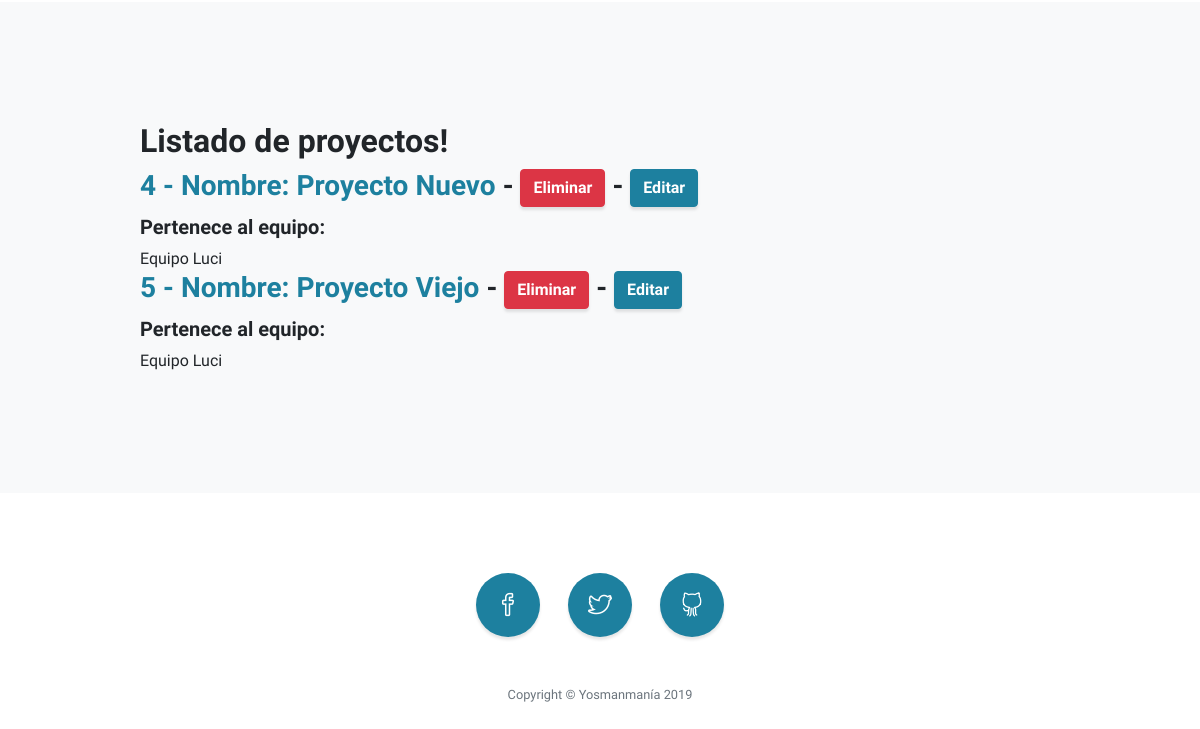
The page /app/project_list/ (lower part) on the database as committed earlier.
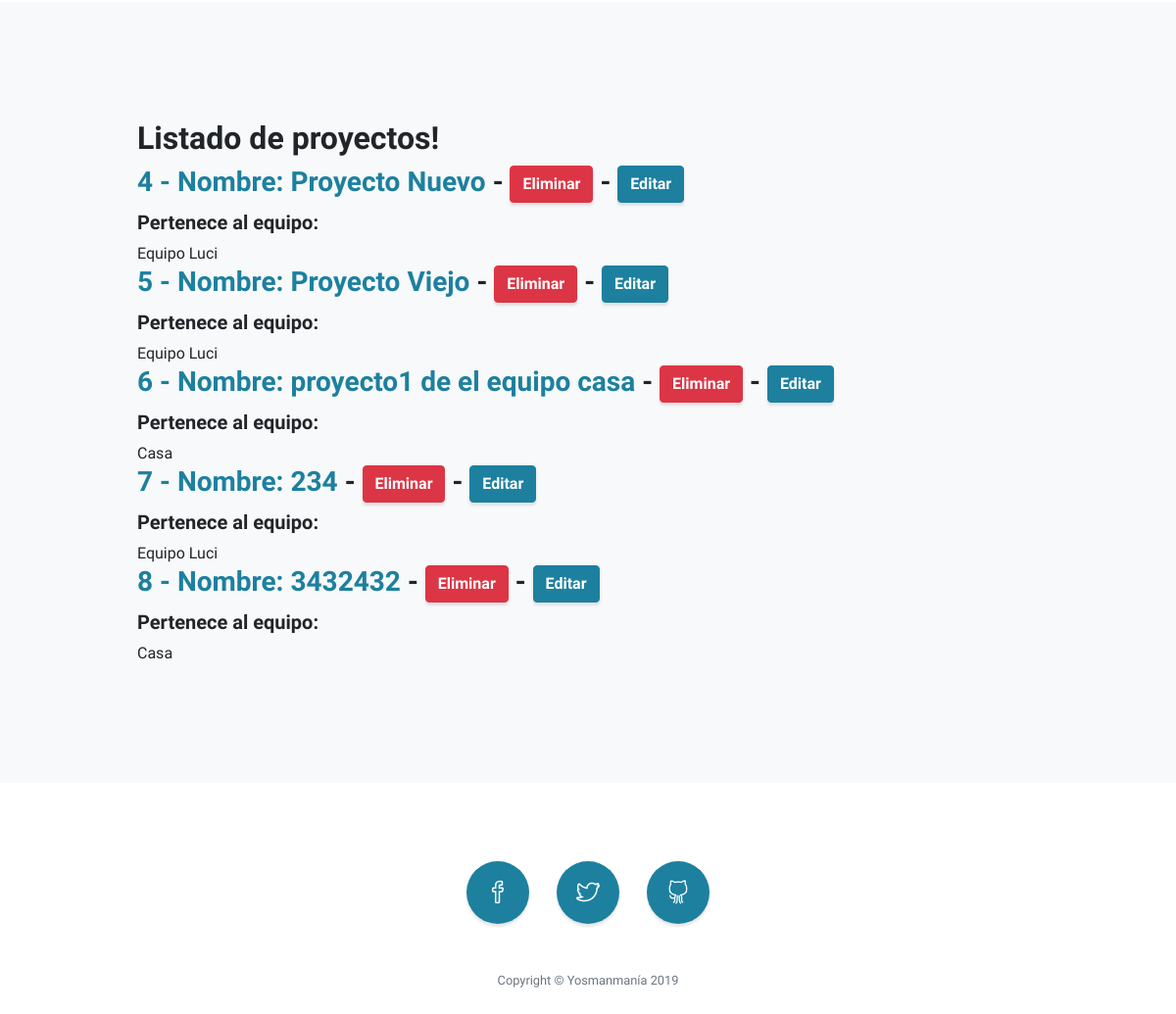
The same page on the database as committed later.
### app/models.py (models this page shows, shortened)
class Project(models.Model):
    team = models.ForeignKey(
        Team,
        verbose_name='Equipo',
        on_delete=models.CASCADE,
        help_text='Equipo al que pertenece el proyecto'
    )
    name = models.CharField(
        max_length=200,
        verbose_name='nombre',
    )
    manager_name = models.CharField(
        max_length=200,
        verbose_name='nombre del gerente',
        default='test'
    )
    manager_code = models.CharField(
        max_length=200,
        verbose_name='código del gerente',
        default='test'
    )
    planning_start_date = models.DateField(
        verbose_name='Fecha planeada de inicio',
        auto_now=False
    )
    planning_end_date = models.DateField(
        verbose_name='Fecha planeada de finalización',
        auto_now=False
    )
    real_start_date = models.DateField(
        verbose_name='Fecha real de inicio',
        auto_now=False
    )
    real_end_date = models.DateField(
        verbose_name='Fecha real de finalización',
        auto_now=False
    )
    full_duration = models.IntegerField(
        verbose_name='Duración',
        default=0
    )
    class Meta:
        verbose_name = 'Proyecto'
        verbose_name_plural = 'Proyectos'

class Team(models.Model):
    name = models.CharField(
        max_length=200,
        verbose_name='Nombre',
        help_text='Nombre del equipo'
    )
    user = models.ManyToManyField(
        User,
        verbose_name='Usuario',
        help_text='Usuarios que hacen parte del equipo'
    )
    def __str__(self):
        return self.name
    class Meta:
        verbose_name = 'Equipo'
        verbose_name_plural = 'Equipos'

### app/views.py (the view)
class ProjectListView(ListView):
    model = models.Project
    template = 'project_list.html'
    def get_context_data(self, **kwargs):
        context = super().get_context_data(**kwargs)
        return context
    def get_queryset(self):
        queryset = models.Project.objects.all()
        return queryset

### app/templates/project_list.html (shortened to what this page needs)
<!DOCTYPE html>
<html lang="en">
<head>
  <link href="/static/vendor/bootstrap/css/bootstrap.min.css" rel="stylesheet">
  <link href="/static/vendor/fontawesome-free/css/all.min.css" rel="stylesheet" type="text/css">
  <link href="/static/vendor/simple-line-icons/css/simple-line-icons.css" rel="stylesheet">
  <link href="/static/css/stylish-portfolio.min.css" rel="stylesheet">
</head>
<body id="page-top">
  <section class="content-section bg-light" id="about">
    <div class="container">
      <div class="row">
        <div class="col-lg-10 mx-auto">
          <h2>Listado de proyectos!</h2>
            {% for project in object_list %}
            <h3 class="project-item__header-title">
                <a href="/app/project/{{ project.id }}/"> {{ project.id }} - Nombre: {{ project.name }}</a>
                - <a href="/app/project-delete/{{ project.id }}/" class="btn btn-danger">Eliminar</a>
                - <a href="/app/project_update/{{ project.id }}/" class="btn btn-primary">Editar</a>
            </h3>
            <h5>Pertenece al equipo:</h5> {{ project.team }}
            {% empty %}
                <p class="lead mb-5">No hay resultados</p>
            {% endfor %}
        </div>
      </div>
    </div>
  </section>
  <footer class="footer text-center">
    <div class="container">
      <ul class="list-inline mb-5">
        <li class="list-inline-item">
          <a class="social-link rounded-circle text-white mr-3" href="#">
            <i class="icon-social-facebook"></i>
          </a>
        </li>
        <li class="list-inline-item">
          <a class="social-link rounded-circle text-white mr-3" href="#">
            <i class="icon-social-twitter"></i>
          </a>
        </li>
        <li class="list-inline-item">
          <a class="social-link rounded-circle text-white" href="#">
            <i class="icon-social-github"></i>
          </a>
        </li>
      </ul>
      <p class="text-muted small mb-0">Copyright &copy; Yosmanmanía 2019</p>
    </div>
  </footer>
</body>
</html>

Rows that differ between the two databases and show on the page:
added Project: id "6", name "proyecto1 de el equipo casa", team "Casa"
added Project: id "7", name "234", team "Equipo Luci"
added Project: id "8", name "3432432", team "Casa"
